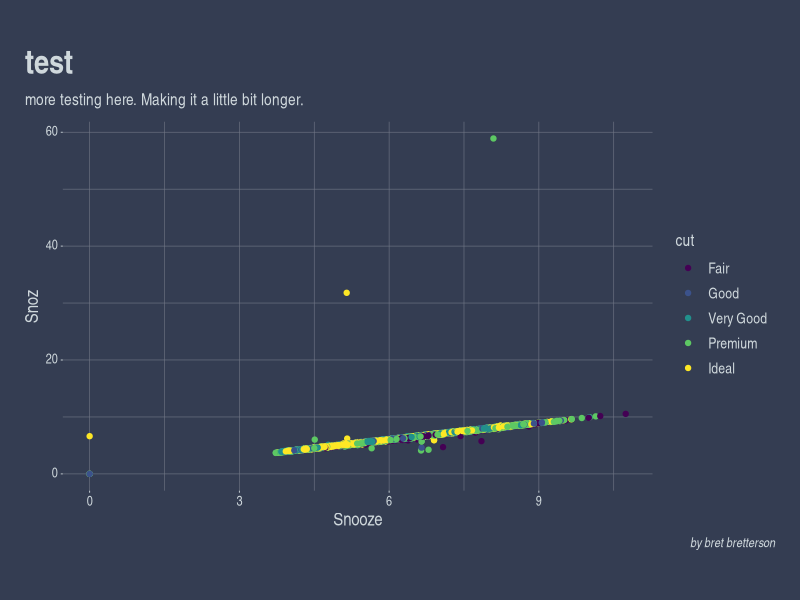

Reproduce this figure in R.

##Personalized Theme for ggplot2
#see https://github.com/Z3tt/TidyTuesday/blob/master/theme/tidy_grey.R for example
library(ggplot2)
library(ggtext)

base_font <- "Arial Narrow"

theme_ee <- function(size = 12, fontfamily = base_font, base_color = "grey10", accent_color = "grey40") {
  half <- size / 2
  
  theme(line = element_line(color = base_color, size = .3, linetype = 1),
        rect = element_rect(fill = "white", color = base_color),
        text = element_text(family = base_font, face = "plain", color = base_color, size = size, lineheight = .9),
        axis.line = element_blank(),
        axis.text = element_markdown(size = size * .8),
        axis.ticks = element_line(color = base_color),
        axis.ticks.length = unit(half*.25, "pt"),
        axis.title = element_markdown(size = size * 1.1),
        legend.background = element_rect(color = NA),
        legend.margin = margin(.2, .2, .2, .2, "cm"),
        legend.key = element_rect(fill = "white"),
        legend.key.size = unit(1.25, "lines"),
        legend.text = element_text(size = rel(.9)),
        legend.title = element_text(hjust = 0, size = rel(1)),
        panel.background = element_rect(fill = NA, color = NA),
        panel.border = element_blank(),
        panel.grid = element_blank(),
        panel.grid.major = element_line(size = .2, color = accent_color),
        panel.grid.minor = element_line(size = .2, color = accent_color),
        panel.spacing = unit(1.5*size, "pt"),
        strip.background = element_rect(fill = NA, color = NA),
        strip.text = element_markdown(color = base_color, size = size, face = "bold"),
        strip.text.x = element_markdown(margin = margin(t = half, b = half)),
        strip.text.y = element_markdown(margin = margin(l = half, r = half)),
        plot.background = element_rect(color = NA),
        plot.title = element_markdown(size = 2*size, face = "bold", margin = margin(b = .75*size)),
        plot.title.position = "plot",
        plot.subtitle = element_markdown(size = size, margin = margin(b = .75*size)),
        plot.caption = element_markdown(size = .8*size, face = "italic"),
        plot.caption.position = "plot",
        plot.margin = margin(t = 3*size, b = 3*size, l = 1.5*size, r = 1.5*size)
        )
}


# Theme Dark --------------------------------------------------------------

theme_eedark <- function(size = 12, fontfamily = base_font, base_color = "#cfd8dc", accent_color = "#717786") {
  half <- size / 2
  
  theme(line = element_line(color = base_color, size = .3, linetype = 1),
        rect = element_rect(fill = "#343d52", color = base_color),
        text = element_text(family = base_font, face = "plain", color = base_color, size = size, lineheight = .9),
        axis.line = element_blank(),
        axis.text = element_markdown(size = size * .8, color = base_color),
        axis.ticks = element_line(color = base_color),
        axis.ticks.length = unit(half*.25, "pt"),
        axis.title = element_markdown(size = size * 1.1),
        legend.background = element_rect(color = NA),
        legend.margin = margin(.2, .2, .2, .2, "cm"),
        legend.key = element_rect(fill = "#343d52"),
        legend.key.size = unit(1.25, "lines"),
        legend.text = element_text(size = rel(.9)),
        legend.title = element_text(hjust = 0, size = rel(1)),
        panel.background = element_rect(fill = NA, color = NA),
        panel.border = element_blank(),
        panel.grid = element_blank(),
        panel.grid.major = element_line(size = .2, color = accent_color),
        panel.grid.minor = element_line(size = .2, color = accent_color),
        panel.spacing = unit(1.5*size, "pt"),
        strip.background = element_rect(fill = NA, color = NA),
        strip.text = element_markdown(color = base_color, size = size, face = "bold"),
        strip.text.x = element_markdown(margin = margin(t = half, b = half)),
        strip.text.y = element_markdown(margin = margin(l = half, r = half)),
        plot.background = element_rect(color = NA),
        plot.title = element_markdown(size = 2*size, face = "bold", margin = margin(b = .75*size)),
        plot.title.position = "plot",
        plot.subtitle = element_markdown(size = size, margin = margin(b = .75*size)),
        plot.caption = element_markdown(size = .8*size, face = "italic"),
        plot.caption.position = "plot",
        plot.margin = margin(t = 3*size, b = 3*size, l = 1.5*size, r = 1.5*size)
  )
}

#testing
library(tidyverse)

ggplot(diamonds, aes(x = x, y = y, color = cut)) +
  geom_point() +
  #facet_wrap(~cut) +
  labs(
    title = "test",
    subtitle = "more testing here. Making it a little bit longer.",
    caption = "by bret bretterson",
    x = "Snooze",
    y = "Snoz"
  ) +
  theme_eedark()
